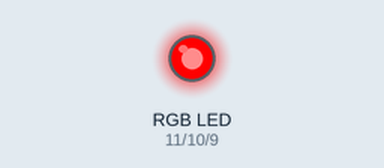
This sketch was run on a simulated Arduino Uno, built with avr-gcc and run on an emulated ATmega328P. On the bench: an RGB LED mixed from three pins (HIGH = lit).

Above: at 0.2 s.
At 1.2 s:
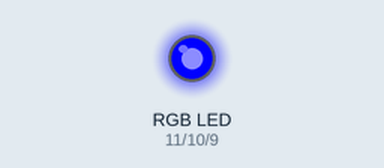
At 1.7 s:
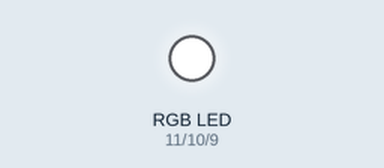
At 3.2 s:
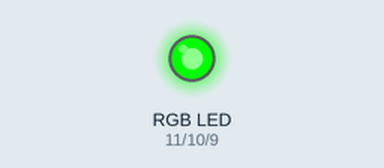
At 4.7 s:
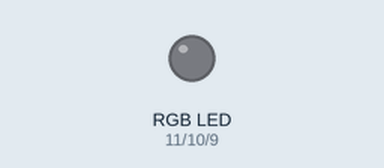
Timing chart, 0 to 5.8 s (numbered marks = the images above):
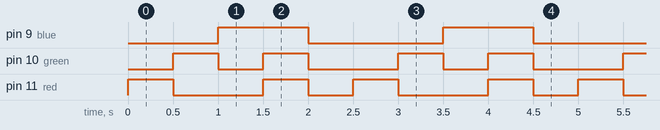

The sketch:

c++_code.ino
```cpp
/*Title: Controlling RGB LED by PWM*/

int red=11;
int green=10;
int blue=9;

void setup()
{
  pinMode(red, OUTPUT);
  pinMode(green, OUTPUT);
  pinMode(blue, OUTPUT);

}

void loop()
{
 color(255,0,0); //Red
  delay(500);

  color(0,255,0); //Green
  delay(500);

  color(0,0,255); //Blue
  delay(500);

  color(255,255,255); //White
  delay(500);

  color(0,0,0); //Off
  delay(500);

}

void color(unsigned char r, unsigned char g, unsigned char b){
  analogWrite(red, r);
  analogWrite(green, g);
  analogWrite(blue, b);
}
```

Measured:
- by itself, pin 9 (blue): alternates HIGH for 1.0 s and LOW for 1.5 s
- by itself, pin 10 (green): repeats every 2.5 s: LOW 0.50 s, HIGH 0.50 s, LOW 1.0 s, HIGH 0.50 s
- by itself, pin 11 (red): repeats every 2.5 s: LOW 1.0 s, HIGH 0.50 s, LOW 0.50 s, HIGH 0.50 s
